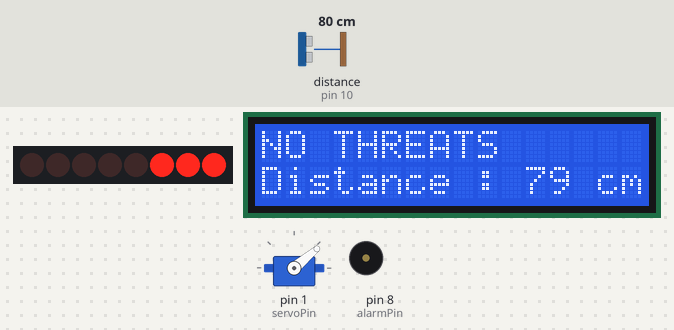
Bench run of a sketch on a simulated Arduino Uno, built with avr-gcc and run on an emulated ATmega328P. On the bench: 8 shift-register outputs drawn as a row of LEDs (first output left, lit = HIGH), servo, 16×2 character LCD, buzzer (waves = sounding). Wiring (inferred from the names in the program): ultrasonic range finder: trigger pin 9; echo pin 10; shift register (74HC595): data pin 12; shift clock pin 13; latch pin 11. Wiring (inferred from the signals the program sends): row of LEDs: on Q0, Q1, Q2, Q3, Q4, Q5, Q6, Q7. The test bench sets the inputs (shaded band); at power-on: distance to the obstacle (sensor on pin 10) 80 cm. The echo pulse lasts 58.3 µs per cm.

Above: at 1.2 s.
1.3 s: distance to the obstacle (sensor on pin 10) set to 54 cm
At 1.77 s:
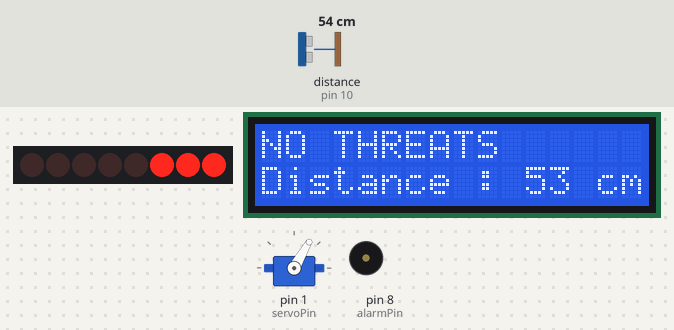
3.4 s: distance to the obstacle (sensor on pin 10) set to 48 cm
At 3.63 s:
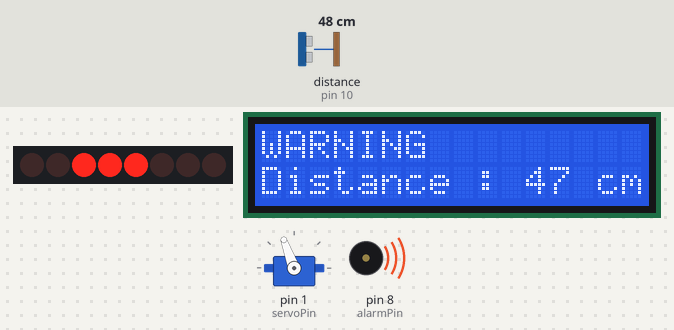
5.5 s: distance to the obstacle (sensor on pin 10) set to 120 cm
At 5.8 s:
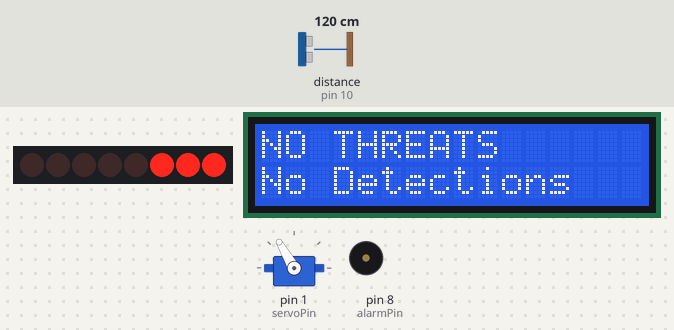
7.7 s: distance to the obstacle (sensor on pin 10) set to 2 cm
At 7.99 s:
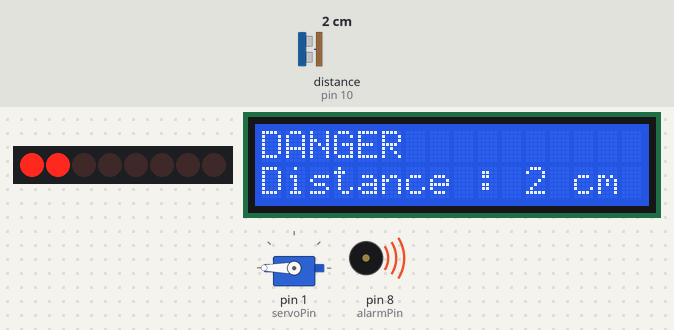
9.6 s: distance to the obstacle (sensor on pin 10) set to 18 cm
At 9.82 s:
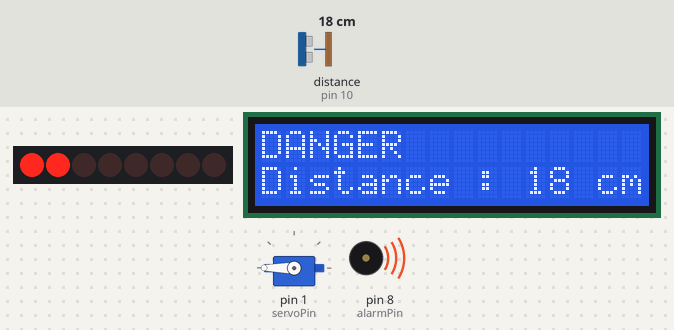
11.1 s: distance to the obstacle (sensor on pin 10) set to 23 cm
At 11.36 s:
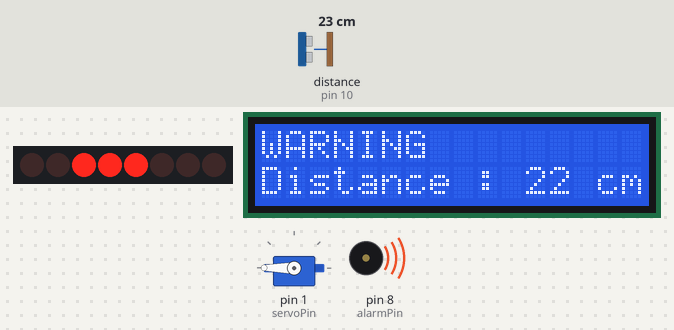
Timing chart, 0 to 14.1 s (numbered marks = the images above; inputs shaded):
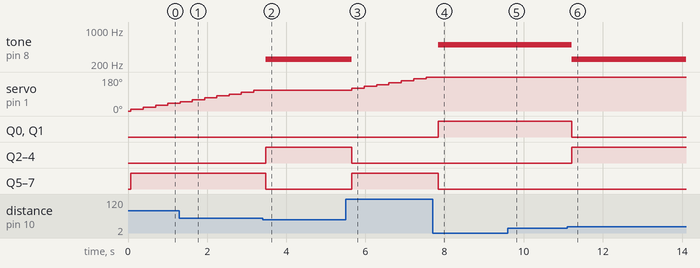

The sketch:

UltrasonicAlarmSystem.ino
```cpp
// Author : Andy Bae

// Import libraries

#include <LiquidCrystal.h>
#include <Servo.h>

Servo myservo;

// Set pins
#define alarmPin 8
#define USEcho 10
#define USTrigger 9
#define latchPin 11
#define clockPin 13
#define dataPin 12
#define servoPin 1


float timing = 0.0;
float distance = 0.0;

int servoPos = 0;

byte leds = 0;

LiquidCrystal lcd(2,3,4,5,6,7);

void setup() {
  // put your setup code here, to run once:
  pinMode(alarmPin, OUTPUT);
  pinMode(USEcho, INPUT);
  pinMode(USTrigger, OUTPUT);

  pinMode(latchPin, OUTPUT);
  pinMode(clockPin, OUTPUT);
  pinMode(dataPin, OUTPUT);

  myservo.attach(servoPin);
  myservo.write(servoPos);


  // start lcd display
  lcd.begin(16, 2);
}


void updateShiftRegister()
{
  digitalWrite(latchPin, LOW);
  shiftOut(dataPin, clockPin, MSBFIRST, leds);
  digitalWrite(latchPin, HIGH);
}

bool rotateServo = true;
bool increaseDegree = true;


void loop() {

  lcd.clear();
  leds = 0;
  digitalWrite(USTrigger, LOW);
  delayMicroseconds(2);
  // put your main code here, to run repeatedly:
  digitalWrite(USTrigger, HIGH);
  delayMicroseconds(10);

  digitalWrite(USTrigger, LOW);

  timing = pulseIn(USEcho, HIGH);
  // Speed of sound is 0.034 : Speed of sound ≈ 343 meters per second at room temperature (20 °C).
  distance = (timing * 0.034) / 2;


  lcd.setCursor(0, 1);


  if (distance < 100) {
    lcd.print("Distance : ");

    lcd.print(distance, 0);
    lcd.print(" cm");
  } else {
    lcd.print("No Detections");

  }

  lcd.setCursor(0, 0);
  if (distance <= 20) {
    // turn on middle 3 leds
    lcd.print("DANGER");

    leds = 3;
    updateShiftRegister();
    rotateServo = false;

    tone(alarmPin, 500);
  }  else if (distance <= 50) {
    // turn on first 3 leds
    lcd.print("WARNING");
    rotateServo = false;

    leds = 28;
    updateShiftRegister();
    tone(alarmPin, 250);
  } else {
    lcd.print("NO THREATS");
    rotateServo = true;

    leds = 224;
    updateShiftRegister();
    // turn on last 3 leds
    noTone(alarmPin);
  }


  if (rotateServo) {
    // no threats

    if (increaseDegree) {
      // right
      servoPos += 10;

      if (servoPos >= 180) {
        increaseDegree = false;
      }
    } else {
      servoPos -= 10;
      if (servoPos <= 0 ) {
        increaseDegree = true;
      }
    }

    myservo.write(servoPos);

  }

  delay(300);
}
```

Measured:
- the behaviour switches between 51 and 50 cm on distance to the obstacle (sensor on pin 10) (found by bisection; images 1 and 2)
- the behaviour switches between 20 and 21 cm on distance to the obstacle (sensor on pin 10) (found by bisection; images 5 and 6)
- after the input at 1.3 s, the display: first differs from a run without the input at once (image 1)
- after the input at 3.4 s, tone on pin 8 (alarmPin): silent → 250 Hz after 0.09 s; servo on pin 1 (servoPin): stays 110° (without the input it goes to 120° after 0.09 s); the display: first differs from a run without the input after 0.09 s (image 2)
- after the input at 5.5 s, tone on pin 8 (alarmPin): 250 Hz → silent after 0.15 s; servo on pin 1 (servoPin): moves from 110° to 180° over 1.9 s, starting after 0.15 s; the display: first differs from a run without the input after 0.15 s (image 3)
- after the input at 7.7 s, tone on pin 8 (alarmPin): silent → 500 Hz after 0.14 s; servo on pin 1 (servoPin): stays 180° (without the input it goes to 170° after 0.15 s); the display: first differs from a run without the input after 0.14 s (image 4)
- after the input at 9.6 s, the display: first differs from a run without the input after 0.08 s (image 5)
- after the input at 11.1 s, tone on pin 8 (alarmPin): 500 Hz → 250 Hz after 0.11 s; the display: first differs from a run without the input after 0.11 s (image 6)
